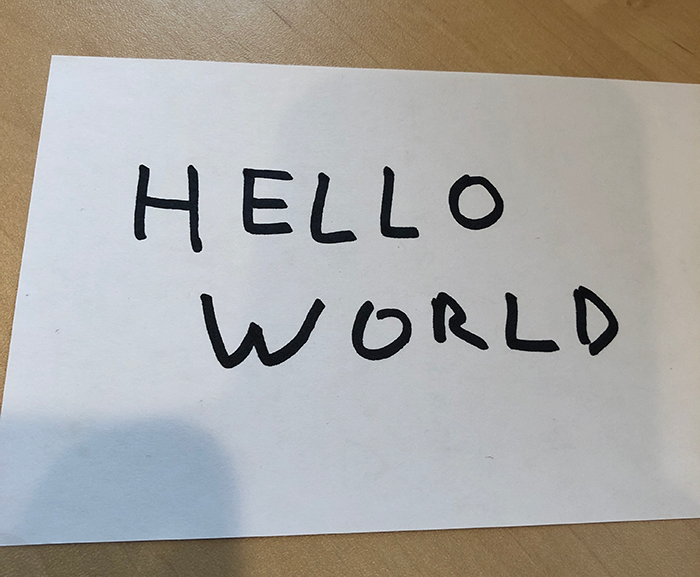
#> input picture FRANTZ_Corentin/wordDetection_2/hello_world.png, 700 x 577 px
$ jupyter execute mainWordDetec.ipynb
#> lines starting #> are read from the running program, lines starting #| are printed output that depends on the picture; after the words box and inside, x2 and y2 are one past the last pixel; in counts of white or black regions, pixels touching at a corner belong together
[cell 1]
import cv2
import numpy as np
img=cv2.imread ("hello_world.png");
#> img is the input picture: shape (577, 700, 3); mean B, G, R 163.8, 167.4, 169.5
hsv = cv2.cvtColor(img, cv2.COLOR_BGR2HSV)
#> hsv: shape (577, 700, 3); mean H, S, V 68.2, 36.6, 177.3
h,s,v= cv2.split(hsv)
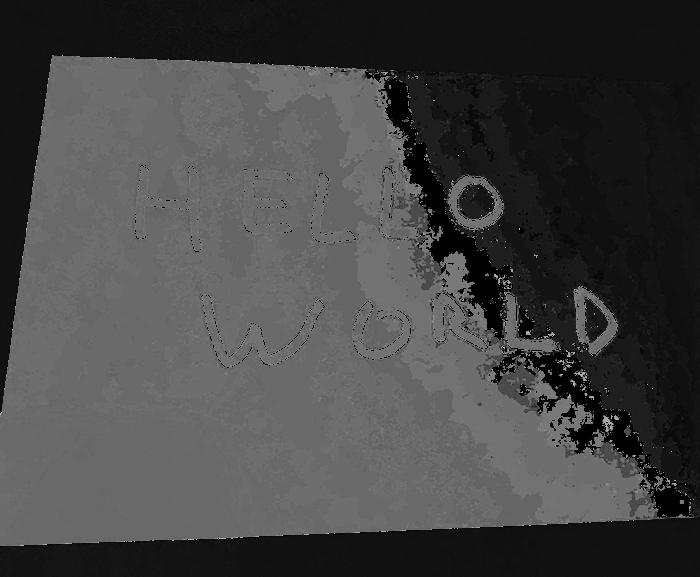
#> h: shape (577, 700); min 0, max 178, mean 68.2
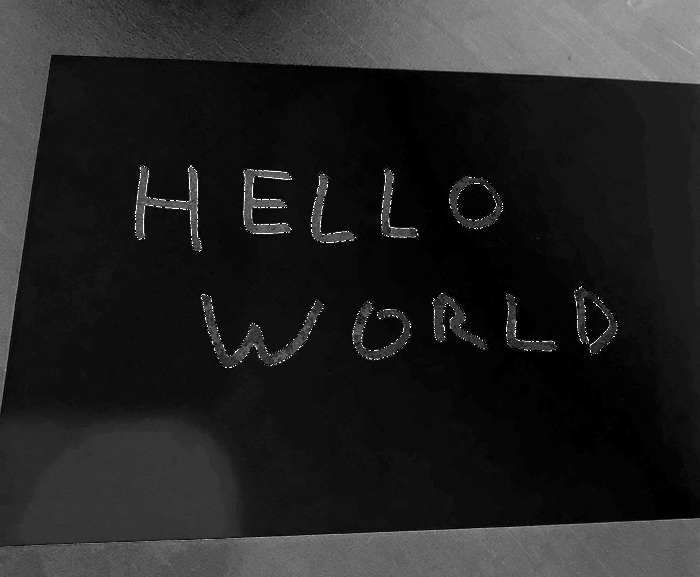
#> s: shape (577, 700); min 0, max 255, mean 36.6
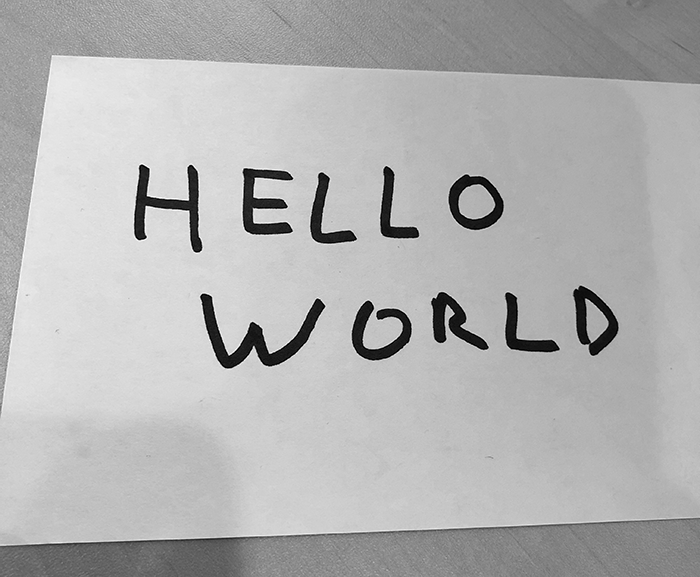
#> v: shape (577, 700); min 0, max 255, mean 177.3
ret_h, th_h = cv2.threshold(h,0,255,cv2.THRESH_BINARY+cv2.THRESH_OTSU)
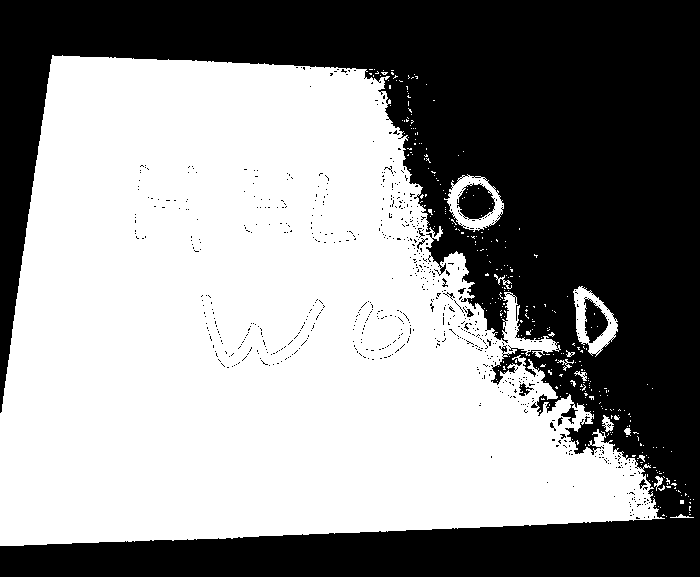
#> th_h: shape (577, 700); 56.3% white; 709 black regions (696 under 20 px), largest, box (x1, y1, x2, y2) and area: (0, 0, 700, 577) 172994, (457, 183, 495, 220) 971, (584, 297, 608, 343) 662
#> ret_h = 60
ret_s, th_s = cv2.threshold(s,0,255,cv2.THRESH_BINARY+cv2.THRESH_OTSU)
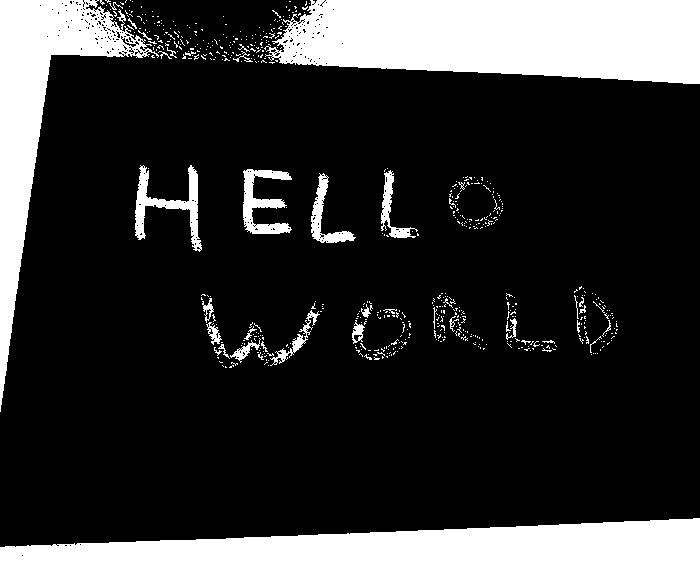
#> th_s: shape (577, 700); 21.1% white; 603 white regions (563 under 20 px), largest, box (x1, y1, x2, y2) and area: (0, 518, 700, 577) 30802, (264, 0, 700, 84) 30138, (0, 0, 159, 412) 15691
#> ret_s = 62
#Fusion th_h et th_s
th=cv2.bitwise_or(th_h,th_s)
#> th: shape (577, 700); 75.5% white; 955 black regions (939 under 20 px), largest, box (x1, y1, x2, y2) and area: (86, 0, 700, 520) 94453, (457, 183, 495, 220) 971, (584, 297, 608, 343) 662
#Ajouts de bord à l'image
bordersize=10
th=cv2.copyMakeBorder(th, top=bordersize, bottom=bordersize, left=bordersize, right=bordersize, borderType= cv2.BORDER_CONSTANT, value=[0,0,0] )
#> th: shape (597, 720); 70.9% white; 949 black regions (933 under 20 px), largest, box (x1, y1, x2, y2) and area: (0, 0, 720, 597) 120432, (467, 193, 505, 230) 971, (594, 307, 618, 353) 662
#Remplissage des contours
im_floodfill = th.copy()
h, w = th.shape[:2]
#> h = 597; w = 720
mask = np.zeros((h+2, w+2), np.uint8)
cv2.floodFill(im_floodfill, mask, (0,0), 255)
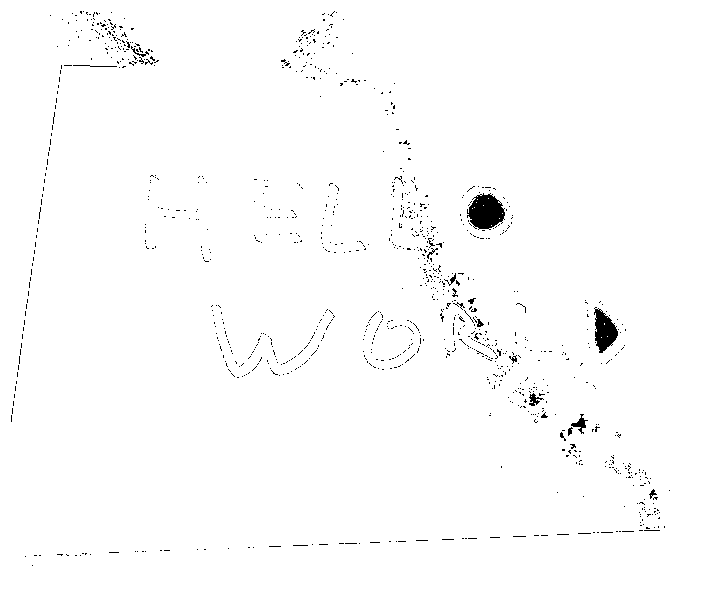
#> im_floodfill: shape (597, 720); 98.8% white; 1053 black regions (1034 under 20 px), largest, box (x1, y1, x2, y2) and area: (467, 193, 505, 230) 971, (594, 307, 618, 353) 662, (571, 414, 588, 434) 117
im_floodfill_inv = cv2.bitwise_not(im_floodfill)
th = th | im_floodfill_inv
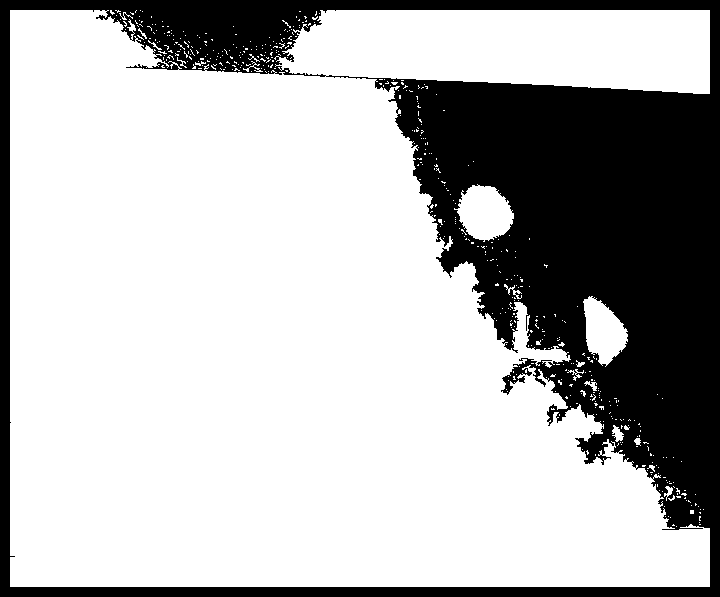
#> th: shape (597, 720); 72.1% white; 1 black region, box (x1, y1, x2, y2) and area: (0, 0, 720, 597) 119887
#Enlèvement des bord de l'image
th=th[bordersize: len(th)-bordersize,bordersize: len(th[0])-bordersize]
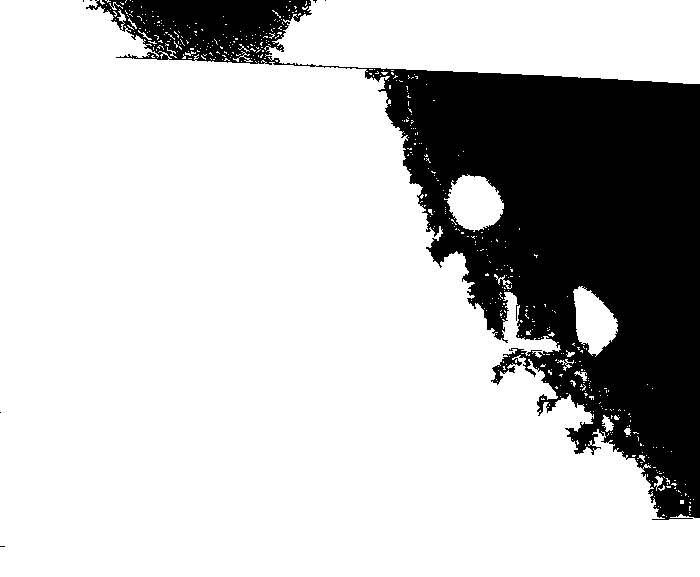
#> th: shape (577, 700); 76.7% white; 7 black regions (6 under 20 px)
resultat=cv2.bitwise_and(img,img,mask=th)
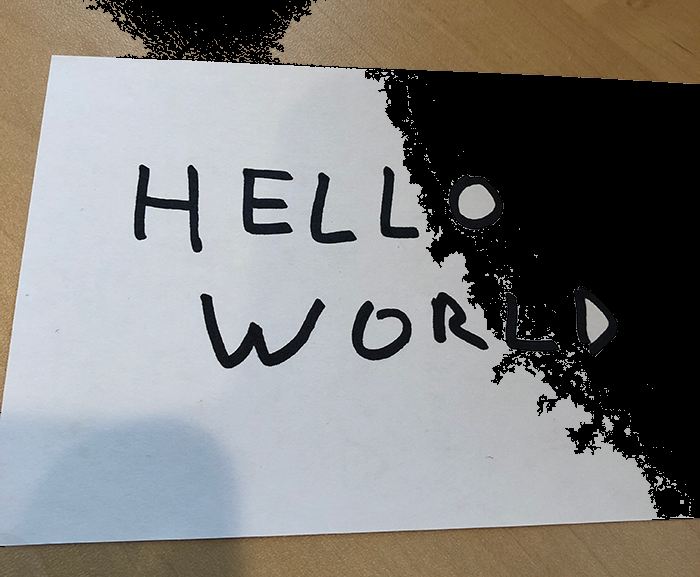
#> resultat: shape (577, 700, 3); mean B, G, R 125.6, 127.7, 128.8
cv2.imwrite("im_floodfill.png",im_floodfill)
cv2.imwrite("th.png",th)
cv2.imwrite("resultat.png",resultat)
contours, hierarchy = cv2.findContours(th,cv2.RETR_TREE,cv2.CHAIN_APPROX_SIMPLE)
#> contours = 505 contours, 496 with area under 20; largest, box (x1, y1, x2, y2) and area: (0, 0, 700, 577) 300908, (444, 174, 504, 232) 2218, (573, 286, 618, 357) 1867, (602, 415, 614, 432) 87, (654, 476, 663, 491) 38
for i in range (0, len(contours)) :
    mask_BB_i = np.zeros((len(th),len(th[0])), np.uint8)
    x,y,w,h = cv2.boundingRect(contours[i])
    cv2.drawContours(mask_BB_i, contours, i, (255,255,255), -1)
    BB_i=cv2.bitwise_and(img,img,mask=mask_BB_i)
    if h >15 and w>15 :
        BB_i=BB_i[y:y+h,x:x+w]
        cv2.imwrite("BB_"+str(i)+".png",BB_i)
#> this loop made 505 passes
#> (x, y, w, h) on passes 1 to 3: (666, 516, 1, 1), (689, 514, 2, 1), (662, 514, 3, 2)
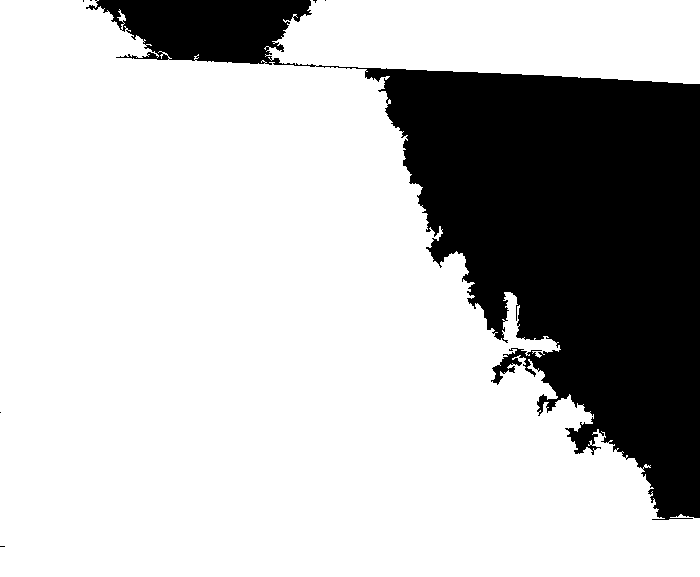
#> mask_BB_i: shape (577, 700); 75.1% white; 7 black regions (6 under 20 px), largest, box (x1, y1, x2, y2) and area: (86, 0, 700, 520) 100402
